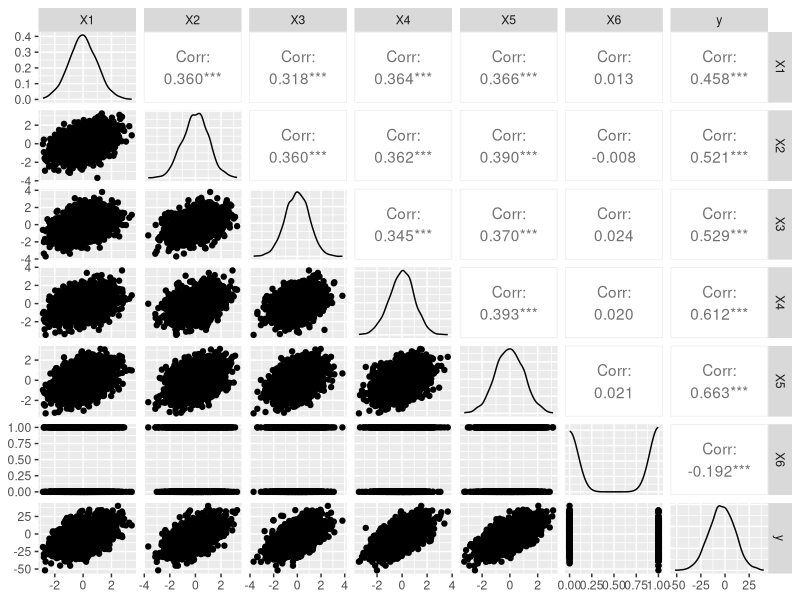
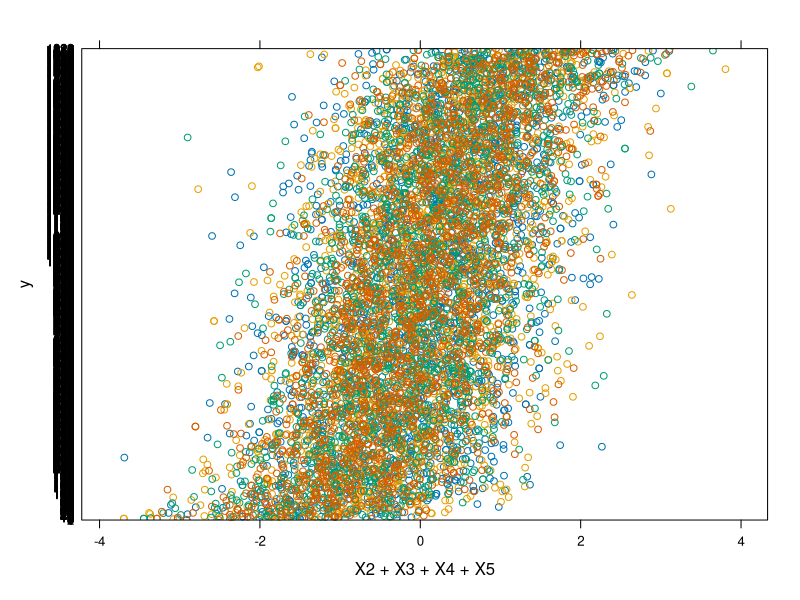
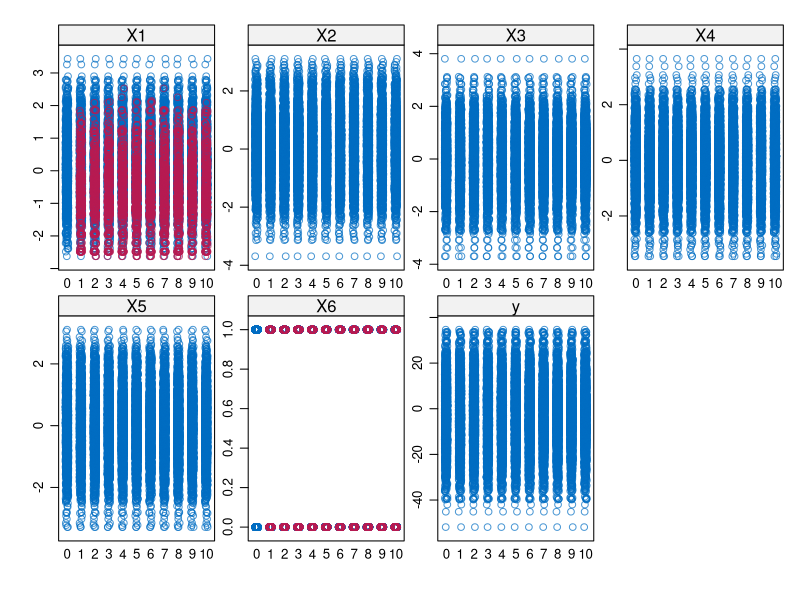
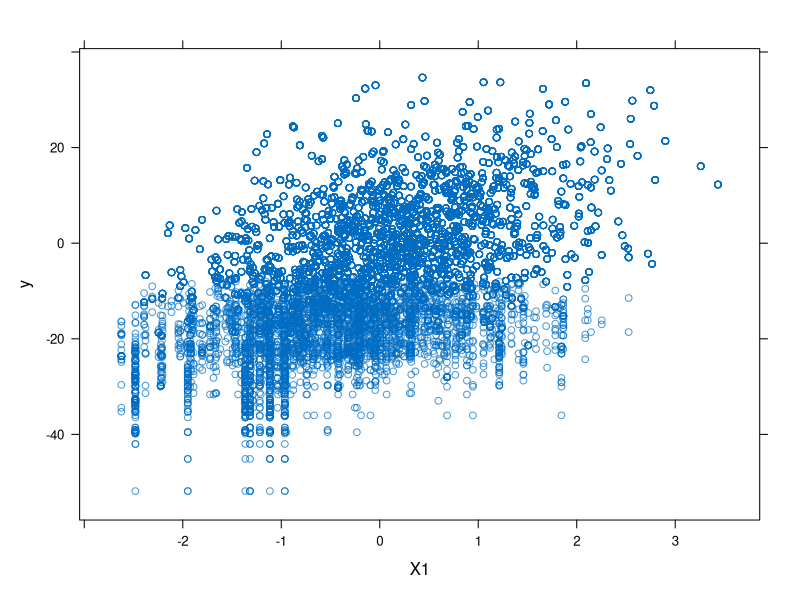
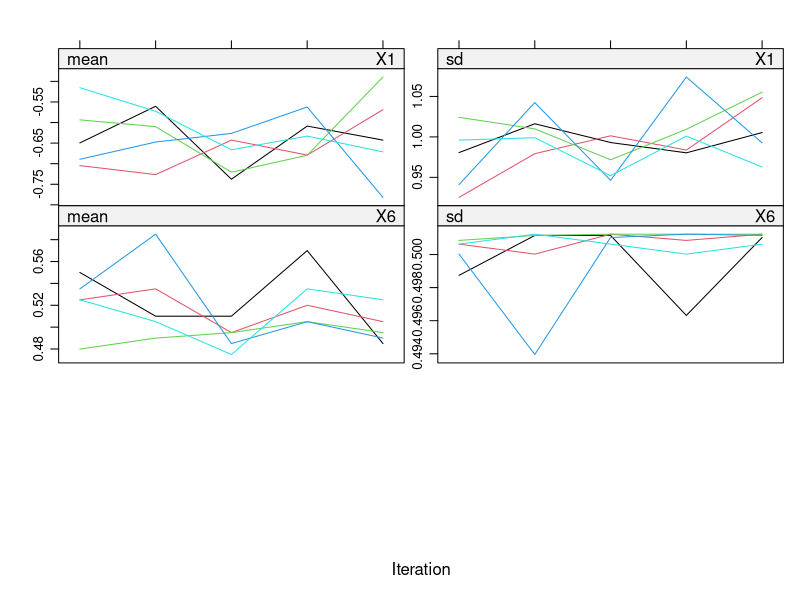

These figures' R source, in order:
## ---- chunk 1
knitr::opts_chunk$set(echo = TRUE)
library(tidyverse)
library(GGally)
library(mice)
library(mitools)
library(lmerTest)
## ---- chunk 2
set.seed(5049)
## ---- chunk 3
n <- 2000
x1 <- rnorm(n, 0, 1)
x2 <- rnorm(n, 0, 1)
x3 <- rnorm(n, 0, 1)
x4 <- rnorm(n, 0, 1)
x5 <- rnorm(n, 0, 1)
m <- matrix(c(1.00, 0.35, 0.35, 0.35, 0.35,
            0.35, 1.00, 0.35, 0.35, 0.35,
            0.35, 0.35, 1.00, 0.35, 0.35,
            0.35, 0.35, 0.35, 1.00, 0.35,
            0.35, 0.35, 0.35, 0.35, 1.00),nrow=5)
L <- t(chol(m))

before <- rbind(x1,x2,x3,x4,x5)
betw <- L %*% before
after <- t(betw)

df <- data.frame(after)
## ---- chunk 4
df$X6 <- sample(c(0,1), nrow(df), replace = T)
## ---- chunk 5
df$y <-
  1*df$X1+
  2*df$X2+
  3*df$X3+
  4*df$X4+
  5*df$X5-
  6*df$X6+
  rnorm(n, 0, 7)
## ---- chunk 6
df %>% 
  ggpairs()
## ---- chunk 7
p1 <- runif(nrow(df), 0, 0.4)
p2 <- runif(nrow(df), 0, 0.4)
p3 <- runif(nrow(df), 0, 0.4)
p4 <- runif(nrow(df), 0, 0.4)
p5 <- runif(nrow(df), 0, 0.4)
p6 <- runif(nrow(df), 0, 0.4)
## ---- chunk 8
pnX1 <- pnorm(df$X1, mean = mean(df$X1), sd=sd(df$X1))
pnX2 <- pnorm(df$X2, mean = mean(df$X2), sd=sd(df$X2))
pnX3 <- pnorm(df$X3, mean = mean(df$X3), sd=sd(df$X3))
pnX4 <- pnorm(df$X4, mean = mean(df$X4), sd=sd(df$X4))
pnX5 <- pnorm(df$X5, mean = mean(df$X5), sd=sd(df$X5))
pny <- pnorm(df$y, mean = mean(df$y), sd=sd(df$y))
## ---- chunk 9
pX1 <- 2*(1-pnX1)
pX2 <- 2*(1-pnX2)
pX3 <- 2*(1-pnX3)
pX4 <- 2*(1-pnX4)
pX5 <- 2*(1-pnX5)
pX6 <- 2*(1-pny)
## ---- chunk 10
df_miss <- df
df_miss[pny<p1,]$X1 <- NA
## ---- chunk 11
df_miss[sample(1:nrow(df_miss), 200),]$X6 <- NA
## ---- chunk 12
cor(df,method="pearson")
## ---- chunk 13
cor(df_miss,method="pearson")
## ---- chunk 14
lm1 <- lm(y~X1+X2+X3+X4+X5+X6, df)
summary(lm1)
## ---- chunk 15
lm2 <- lm(y~X1+X2+X3+X4+X5+X6, df_miss)
summary(lm2)
## ---- chunk 16
imputed_dfmiss <- mice(df_miss,print=F)
summary(imputed_dfmiss)
## ---- chunk 17
lm3 <- lm(y~X2+X3+X4+X5, df_miss)
summary(lm3)
## ---- chunk 18
lm4 <- lm(y~X1+X2+X3+X4+X5, df_miss)
summary(lm4)
## ---- chunk 19
X6 <- factor(df_miss$X6)
lg1 <- glm(X6 ~ X1+X2+X3+X4+X5, family=binomial, data=df_miss)
summary(lg1)
## ---- chunk 20
imp <- mice(df_miss,m=25,maxit=20,print=F)
summary(imp)
## ---- chunk 21
imp1 <- mice(df_miss,m=10,maxit=20,print=F)
summary(imp1)
## ---- chunk 22
stripplot(y~X2+X3+X4+X5,data=df_miss)
## ---- chunk 23
stripplot(imp1)
## ---- chunk 24
xyplot(imp1,y~X1)
## ---- chunk 25
meth <- make.method(df_miss)
imp2 <- mice(df_miss,meth=meth,print=F)
plot(imp2)
## ---- chunk 26
fit <- with(df_miss,glm(X6 ~ X1+X2+X3+X4+X5,family=binomial))
fit
## ---- chunk 27
imp3 <- mice(df_miss, maxit=2, m=2)
fit1 <- with(data=imp3,exp=lm2)
summary(pool(fit1))
